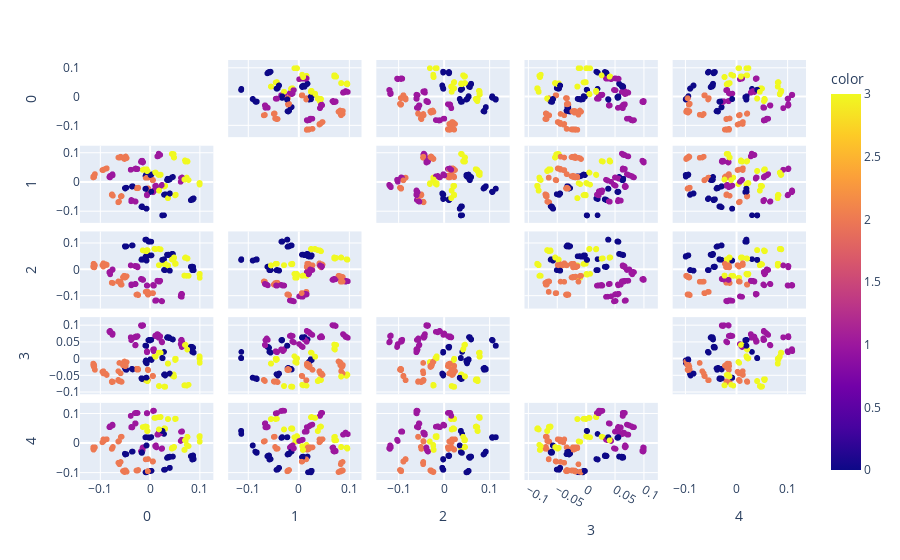

The cell this chart's notebook holds for it:
### Code cell
df = px.data.iris()
features = [0,1,2,3,4]

fig = px.scatter_matrix(
    compatibility,
    dimensions=features,
    color=clusters
)
fig.update_traces(diagonal_visible=False)
fig.show()

### Figure 1 — Plotly figure (JSON) as saved in the notebook; plotly's stock layout.template omitted (floating-point values rounded to 4 significant figures; data arrays with more than 128 entries replaced by an {"elided": "..."} marker saying what was removed)
{"data": [{"diagonal": {"visible": false}, "dimensions": [{"axis": {"matches": true}, "label": "0", "values": {"elided": "413 float values"}}, {"axis": {"matches": true}, "label": "1", "values": {"elided": "413 float values"}}, {"axis": {"matches": true}, "label": "2", "values": {"elided": "413 float values"}}, {"axis": {"matches": true}, "label": "3", "values": {"elided": "413 float values"}}, {"axis": {"matches": true}, "label": "4", "values": {"elided": "413 float values"}}], "hovertemplate": "%{xaxis.title.text}=%{x}<br>%{yaxis.title.text}=%{y}<br>color=%{marker.color}<extra></extra>", "legendgroup": "", "marker": {"color": {"elided": "413 int values"}, "coloraxis": "coloraxis", "symbol": "circle"}, "name": "", "showlegend": false, "type": "splom"}], "layout": {"coloraxis": {"colorbar": {"title": {"text": "color"}}, "colorscale": [[0, "#0d0887"], [0.1111, "#46039f"], [0.2222, "#7201a8"], [0.3333, "#9c179e"], [0.4444, "#bd3786"], [0.5556, "#d8576b"], [0.6667, "#ed7953"], [0.7778, "#fb9f3a"], [0.8889, "#fdca26"], [1, "#f0f921"]]}, "dragmode": "select", "legend": {"tracegroupgap": 0}, "margin": {"t": 60}}}
